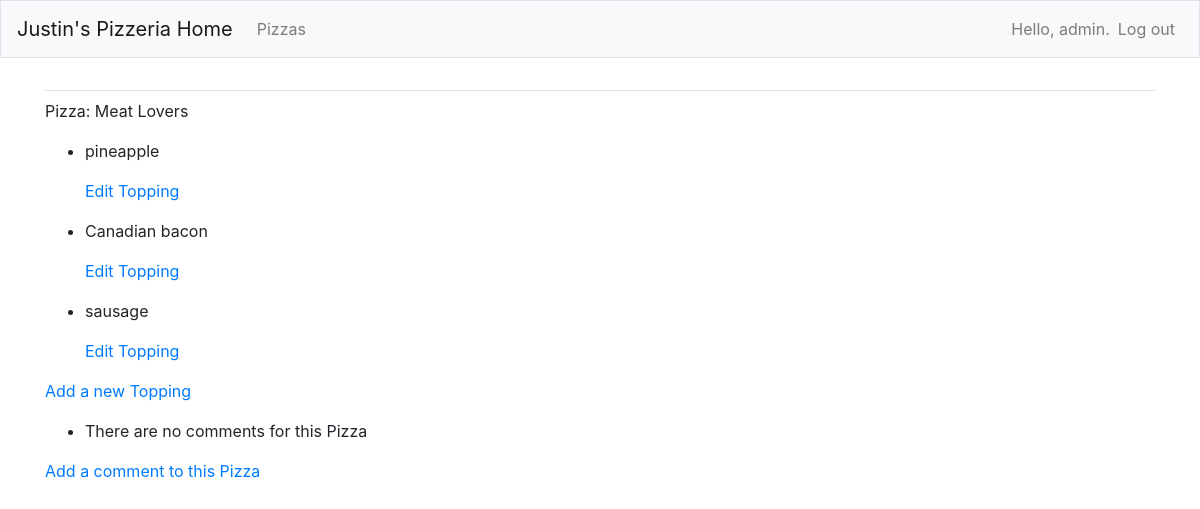
The app's page /pizzas/2/ (signed in), older data.
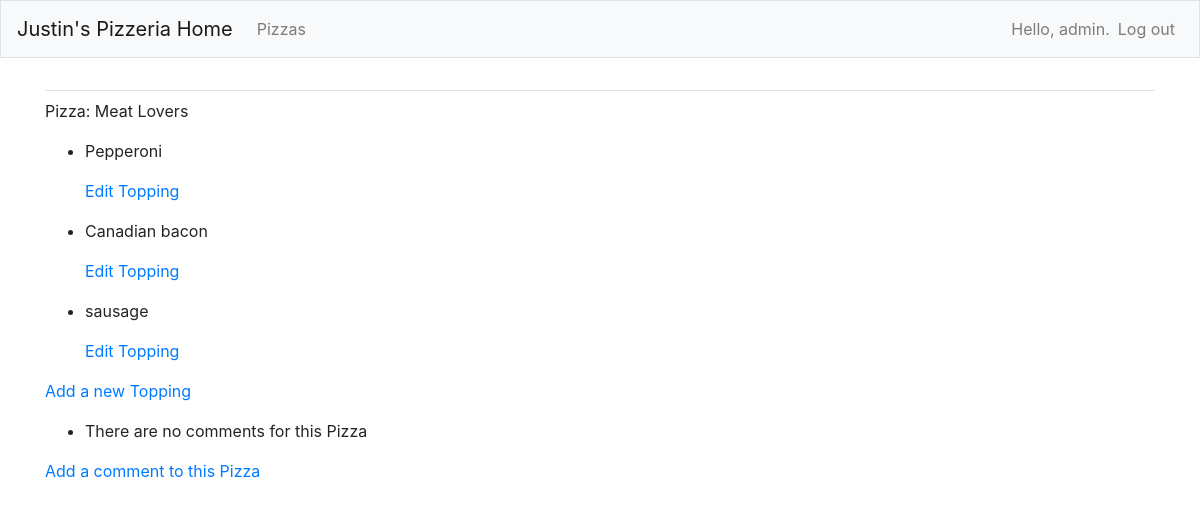
The same page, newer data.
### pizzas/models.py (models this page shows, shortened)
class Topping(models.Model):
    pizza = models.ForeignKey(Pizza, on_delete=models.CASCADE)
    name = models.CharField(max_length=200)
    date_added = models.DateTimeField(auto_now_add=True)

### pizzas/views.py (the view)
# urls.py: path('pizzas/<int:pizza_id>/', views.pizza, name='pizza'),
@login_required
def pizza(request, pizza_id):
    pizza = Pizza.objects.get(id=pizza_id)
    toppings = pizza.topping_set.order_by('-date_added')
    if pizza.owner != request.user:
        raise Http404
    context = {'pizza':pizza, 'toppings':toppings}
    return render(request, 'pizzas/pizza.html', context)

### pizzas/templates/pizzas/pizza.html
{% extends "pizzas/base.html" %}
{% load bootstrap4 %}
{% block content %}
<p> Pizza: {{ pizza.name }} </p>
<ul>
    {% for topping in toppings %}
    <li>
        <p>{{topping.name | linebreaks}}</p>
    </li>
    <p>
        <a href="{% url 'pizzas:edit_topping' topping.id %}">Edit Topping</a>
    </p>
    {% empty %}
    <li>Toppings for this pizza have not been added yet</li>
    {% endfor %}
</ul>
<p> <a href="{% url 'pizzas:new_topping' pizza.id %}">Add a new Topping</a> </p>
<ul>
    {% for comment in comments %}
    <li>
        <p>{{comment.name | linebreaks}}</p>
    </li>
    {% empty %}
    <li>There are no comments for this Pizza</li>
    {% endfor %}
</ul>
<p>
    <a href="{% url 'pizzas:comments' pizza.id %}">Add a comment to this Pizza</a>
</p>
{% endblock content %}

Row changes from the older to the newer data that the page shows:
removed Topping: name "pineapple"
added Topping: name "Pepperoni"
